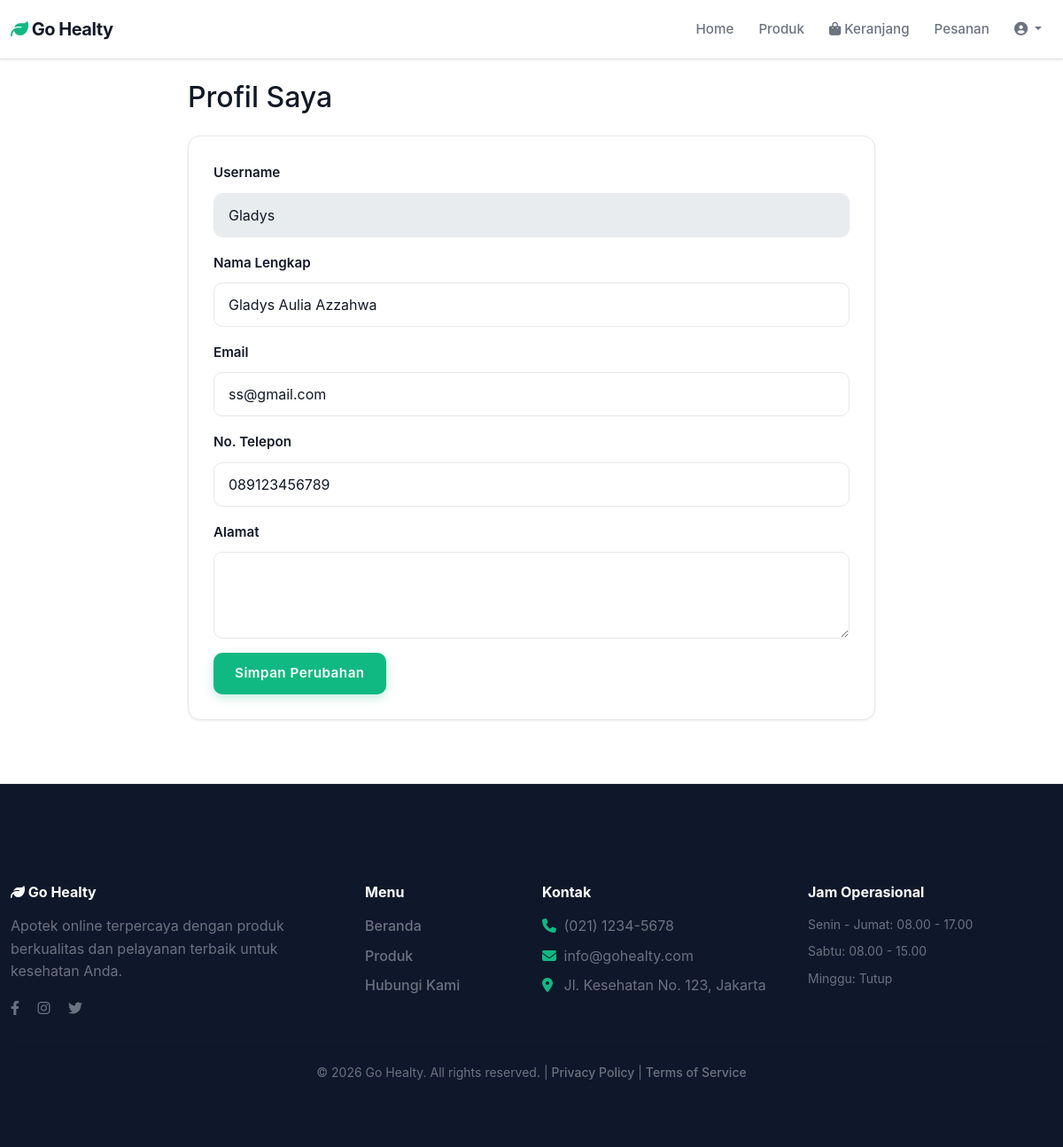
/pages/profile.php (signed in), run on the app's committed database.
### tables this page shows
CREATE TABLE `users` (
  `user_id` int(11) NOT NULL,
  `username` varchar(50) NOT NULL,
  `email` varchar(100) NOT NULL,
  `password` varchar(255) NOT NULL,
  `full_name` varchar(100) NOT NULL,
  `phone` varchar(15) DEFAULT NULL,
  `address` text DEFAULT NULL,
  `role` enum('customer','admin') DEFAULT 'customer',
  `status` enum('active','inactive') DEFAULT 'active',
  `created_at` timestamp NOT NULL DEFAULT current_timestamp(),
  `updated_at` timestamp NOT NULL DEFAULT current_timestamp() ON UPDATE current_timestamp()
);

### pages/profile.php (the view, shortened to what this page needs)
<?php
require_once dirname(__FILE__) . '/../includes/header.php';
$user_id = $_SESSION['user_id'];
$user_result = $conn->query("SELECT * FROM users WHERE user_id = $user_id");
$user = $user_result->fetch_assoc();
?>
<div class="container">
    <div class="row">
        <div class="col-md-8 offset-md-2">
            <h2 class="mb-4">Profil Saya</h2>
            <div class="card">
                <div class="card-body">
                    <form method="POST">
                        <div class="mb-3">
                            <label for="username" class="form-label">Username</label>
                            <input type="text" class="form-control" id="username" value="<?php echo htmlspecialchars($user['username']); ?>" disabled>
                        </div>
                        <div class="mb-3">
                            <label for="full_name" class="form-label">Nama Lengkap</label>
                            <input type="text" class="form-control" id="full_name" name="full_name" value="<?php echo htmlspecialchars($user['full_name']); ?>" required>
                        </div>
                        <div class="mb-3">
                            <label for="email" class="form-label">Email</label>
                            <input type="email" class="form-control" id="email" name="email" value="<?php echo htmlspecialchars($user['email']); ?>" required>
                        </div>
                        <div class="mb-3">
                            <label for="phone" class="form-label">No. Telepon</label>
                            <input type="tel" class="form-control" id="phone" name="phone" value="<?php echo htmlspecialchars($user['phone']); ?>">
                        </div>
                        <div class="mb-3">
                            <label for="address" class="form-label">Alamat</label>
                            <textarea class="form-control" id="address" name="address" rows="3"><?php echo htmlspecialchars($user['address']); ?></textarea>
                        </div>
                        <button type="submit" class="btn btn-primary">Simpan Perubahan</button>
                    </form>
                </div>
            </div>
        </div>
    </div>
</div>
<?php require_once dirname(__FILE__) . '/../includes/footer.php'; ?>

### assets/css/style.css (style rules this page uses)
:root { --primary-color: #10b981; --primary-dark: #059669; --primary-light: #d1fae5; --secondary-color: #6b7280; --success-color: #10b981; --danger-color: #ef4444; --warning-color: #f59e0b; --info-color: #3b82f6; --light-bg: #f9fafb; --lighter-bg: #f3f4f6; --border-color: #e5e7eb; --text-primary: #111827; --text-secondary: #6b7280; }
* { margin: 0; padding: 0; box-sizing: border-box; }
html, body { height: 100%; }
body { font-family: -apple-system, BlinkMacSystemFont, "Segoe UI", "Helvetica Neue", sans-serif; line-height: 1.6; color: var(--text-primary); background-color: #ffffff; -webkit-font-smoothing: antialiased; -moz-osx-font-smoothing: grayscale; }
.form-control, .form-select { border-radius: 10px; border: 1.5px solid var(--border-color); padding: 0.875rem 1.25rem; font-size: 0.95rem; background-color: #ffffff; transition: all 0.3s ease; color: var(--text-primary); }
.form-control::placeholder { color: #9ca3af; }
.form-label { font-weight: 600; color: var(--text-primary); margin-bottom: 0.625rem; font-size: 0.95rem; }
.btn { border-radius: 10px; padding: 0.75rem 1.5rem; font-weight: 600; font-size: 0.95rem; transition: all 0.3s cubic-bezier(0.4, 0, 0.2, 1); border: none; cursor: pointer; letter-spacing: 0.5px; }
.btn-primary { background-color: var(--primary-color); color: #ffffff; box-shadow: 0 4px 12px rgba(16, 185, 129, 0.25); }
.card { border: 1px solid var(--border-color); border-radius: 14px; box-shadow: 0 1px 3px rgba(0, 0, 0, 0.08); transition: all 0.3s cubic-bezier(0.4, 0, 0.2, 1); overflow: hidden; }
.card-body { padding: 1.75rem; }
.container { max-width: 1200px; }
.form-control, .form-select { padding: 0.75rem 1rem; border: 1px solid var(--border-color); border-radius: 10px; font-size: 1rem; transition: all 0.3s ease; }

### data on the page
users: username "Gladys", full_name "Gladys Aulia Azzahwa", email "ss@gmail.com", phone "089123456789"

### other printed values
SITE_NAME "Go Healty"
